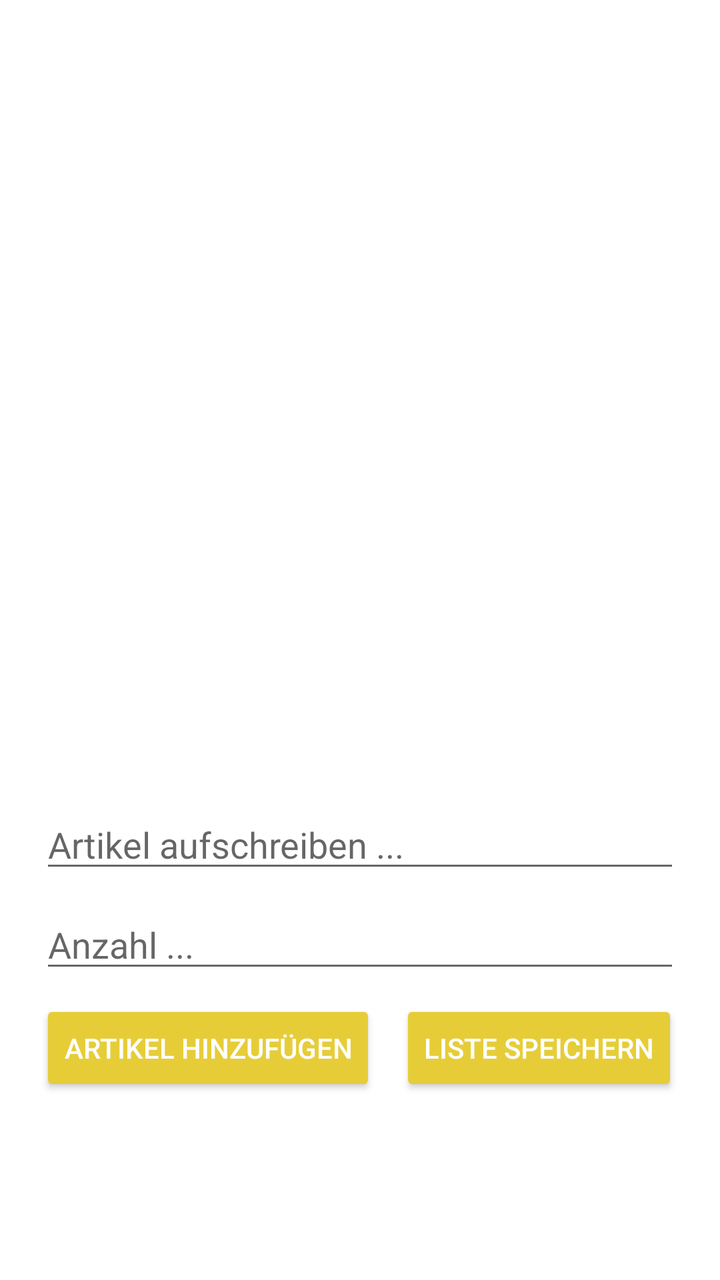
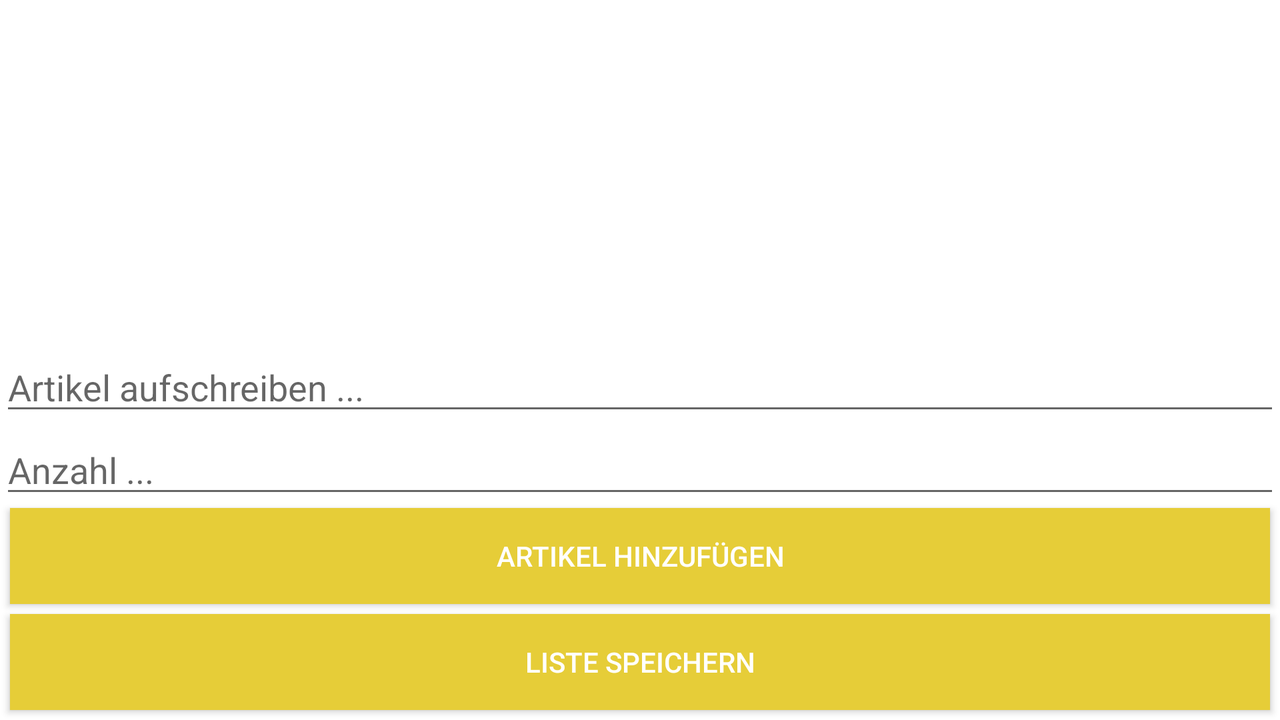

An Android layout and its configuration variant, each rendered on a device that would load it. The default file and the variant file are quoted in full after the pictures.
<!-- AndroidManifest.xml: application theme AppThemeYellow -->
<!-- res/layout/fragment_shopping_list.xml -->
<?xml version="1.0" encoding="utf-8"?>
<RelativeLayout xmlns:android="http://schemas.android.com/apk/res/android"
    android:layout_width="match_parent"
    android:layout_height="match_parent"
    android:background="@color/white">


    <ListView
        android:layout_width="match_parent"
        android:layout_height="wrap_content"
        android:layout_marginBottom="350dp"
        android:id="@+id/Shopping_List_List_View">
    </ListView>


<EditText
    android:id="@+id/Enter_Item_Name"
    android:layout_width="match_parent"
    android:layout_height="wrap_content"
    android:layout_marginTop="400dp"
    android:hint="Artikel aufschreiben ..."
    android:layout_marginLeft="20dp"
    android:layout_marginRight="20dp"
    />

    <EditText
        android:id="@+id/Enter_Item_Amount"
        android:layout_width="match_parent"
        android:layout_height="wrap_content"
        android:layout_marginTop="450dp"
        android:hint="Anzahl ..."
        android:inputType="number"
        android:layout_marginLeft="20dp"
        android:layout_marginRight="20dp"
        />

    <Button
        android:id="@+id/Add_Shopping_Item"
        android:layout_width="wrap_content"
        android:layout_height="wrap_content"
        android:text="Artikel hinzufügen"
        android:gravity="center"
        android:textColor="@color/white"
        android:layout_marginLeft="20dp"
        android:layout_marginTop="500dp"
        android:backgroundTint="?colorPrimary"/>

    <Button
        android:id="@+id/Savebutton_Shopping_List"
        android:layout_width="wrap_content"
        android:layout_height="wrap_content"
        android:text="Liste speichern"
        android:gravity="center"
        android:textColor="@color/white"
        android:layout_marginLeft="200dp"
        android:layout_marginTop="500dp"
        android:backgroundTint="?colorPrimary" />


</RelativeLayout>
<!-- resources referenced by this layout -->
<resources>
  <color name="white">#ffffff</color>
  <style name="AppThemeYellow" parent="Theme.AppCompat.Light.NoActionBar">
  
          <item name="colorPrimary">@color/colorYellow1</item>
          <item name="colorPrimaryDark">@color/colorYellow2</item>
          <item name="colorAccent">@color/colorYellow3</item>
      </style>
  <color name="colorYellow1">#E6CD38</color>
  <color name="colorYellow2">#C5AE33</color>
  <color name="colorYellow3">#F8FF00</color>
</resources>
<!-- res/layout-w600dp/fragment_shopping_list.xml (the repository's variant of the layout above) -->
<!-- drawn on the phone turned sideways -->
<?xml version="1.0" encoding="utf-8"?>
<android.support.constraint.ConstraintLayout xmlns:android="http://schemas.android.com/apk/res/android"
    xmlns:app="http://schemas.android.com/apk/res-auto"
    xmlns:tools="http://schemas.android.com/tools"
    android:layout_width="match_parent"
    android:layout_height="match_parent"
    android:background="@color/white">

    <ListView
        android:id="@+id/Shopping_List_List_View"
        android:layout_width="match_parent"
        android:layout_height="0dp"
        app:layout_constraintTop_toTopOf="parent"
        app:layout_constraintBottom_toTopOf="@id/Enter_Item_Name"
        app:layout_constraintHeight_default="wrap"></ListView>

    <Button
        android:id="@+id/Add_Shopping_Item"
        android:layout_width="match_parent"
        android:layout_height="wrap_content"
        android:background="@color/white"
        android:backgroundTint="?colorPrimary"
        android:layout_marginBottom="5dp"
        android:layout_marginLeft="5dp"
        android:layout_marginRight="5dp"
        android:gravity="center"
        android:text="@string/add_article"
        android:textColor="@color/white"
        app:layout_constraintBottom_toTopOf="@id/Savebutton_Shopping_List" />

    <Button
        android:id="@+id/Savebutton_Shopping_List"
        android:layout_width="match_parent"
        android:layout_height="wrap_content"
        android:background="@color/white"
        android:layout_marginLeft="5dp"
        android:layout_marginRight="5dp"
        android:layout_marginBottom="5dp"
        android:backgroundTint="?colorPrimary"
        android:gravity="center"
        android:text="@string/save_list"
        android:textColor="@color/white"
        app:layout_constraintBottom_toBottomOf="parent"
        app:layout_constraintRight_toRightOf="parent" />


    <EditText
        android:id="@+id/Enter_Item_Name"
        android:layout_width="match_parent"
        android:layout_height="wrap_content"
        android:hint="@string/note_arcticle"
        android:imeOptions="actionDone"
        app:layout_constraintBottom_toTopOf="@id/Enter_Item_Amount"
        app:layout_constraintStart_toStartOf="parent" />

    <EditText
        android:id="@+id/Enter_Item_Amount"
        android:layout_width="match_parent"
        android:layout_height="wrap_content"
        android:hint="@string/number"
        android:imeOptions="actionDone"
        android:inputType="number"
        app:layout_constraintBottom_toTopOf="@id/Add_Shopping_Item"
        app:layout_constraintStart_toStartOf="parent" />

</android.support.constraint.ConstraintLayout>
<!-- resources referenced by the variant -->
<!-- as the phone turned sideways resolves them -->
<resources>
  <color name="white">#ffffff</color>
  <string name="add_article">Artikel hinzufügen</string>
  <string name="note_arcticle">Artikel aufschreiben ...</string>
  <string name="number">Anzahl ...</string>
  <string name="save_list">Liste speichern</string>
  <style name="AppThemeYellow" parent="Theme.AppCompat.Light.NoActionBar">
  
          <item name="colorPrimary">@color/colorYellow1</item>
          <item name="colorPrimaryDark">@color/colorYellow2</item>
          <item name="colorAccent">@color/colorYellow3</item>
      </style>
  <color name="colorYellow1">#E6CD38</color>
  <color name="colorYellow2">#C5AE33</color>
  <color name="colorYellow3">#F8FF00</color>
</resources>
